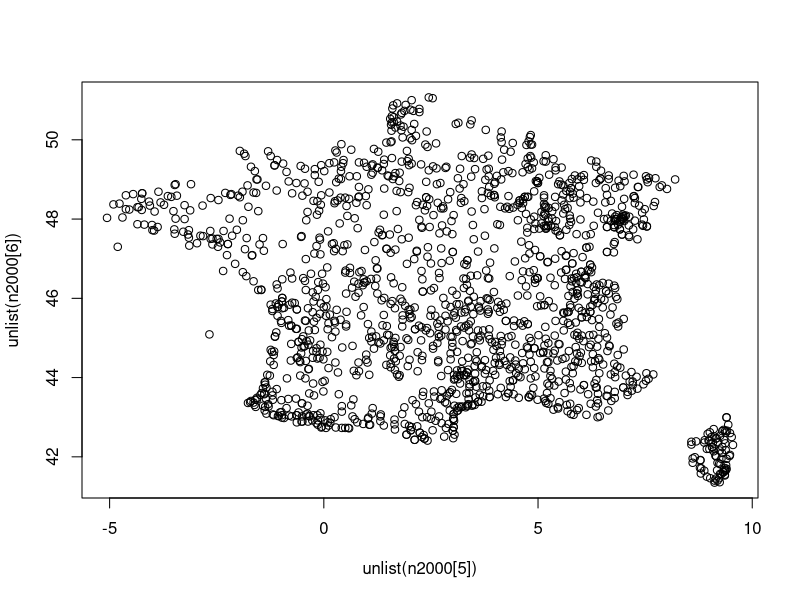
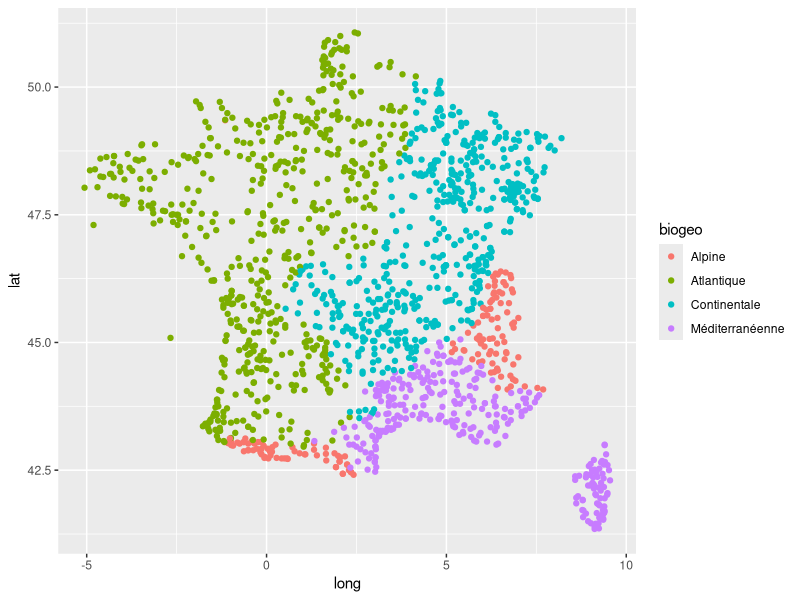
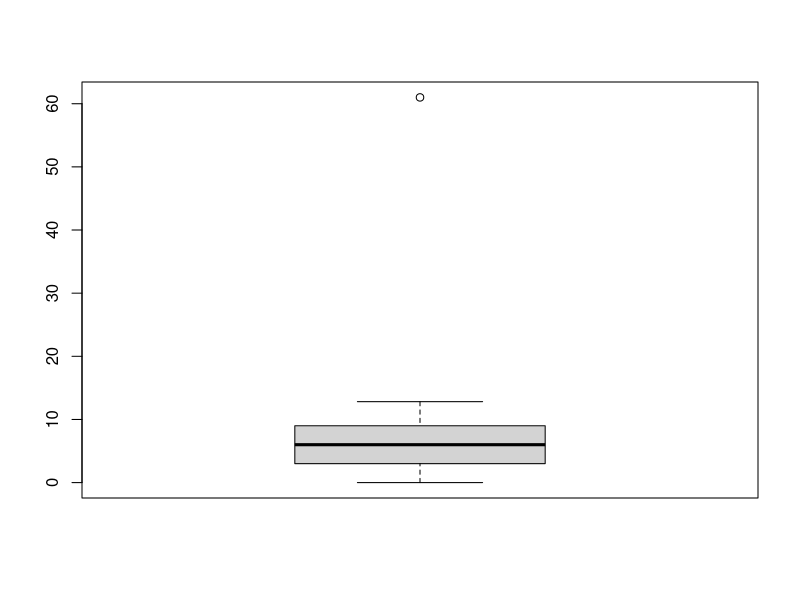
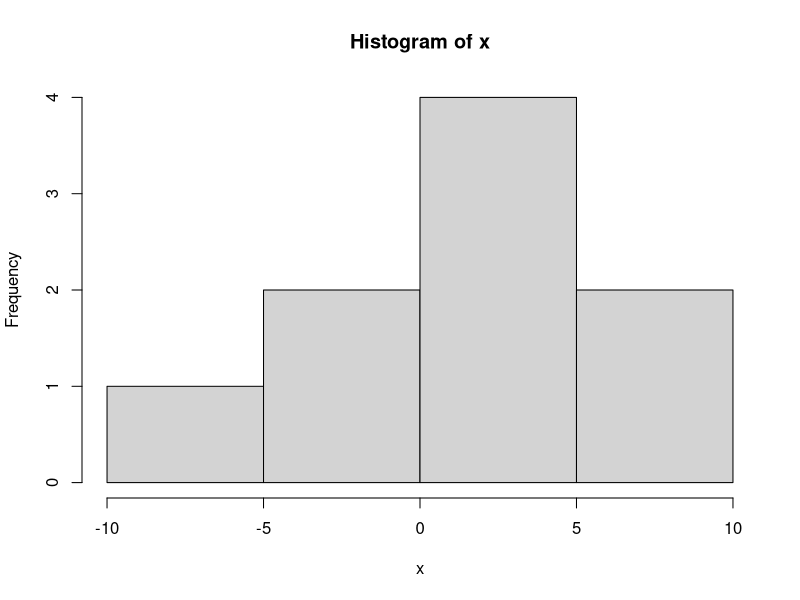
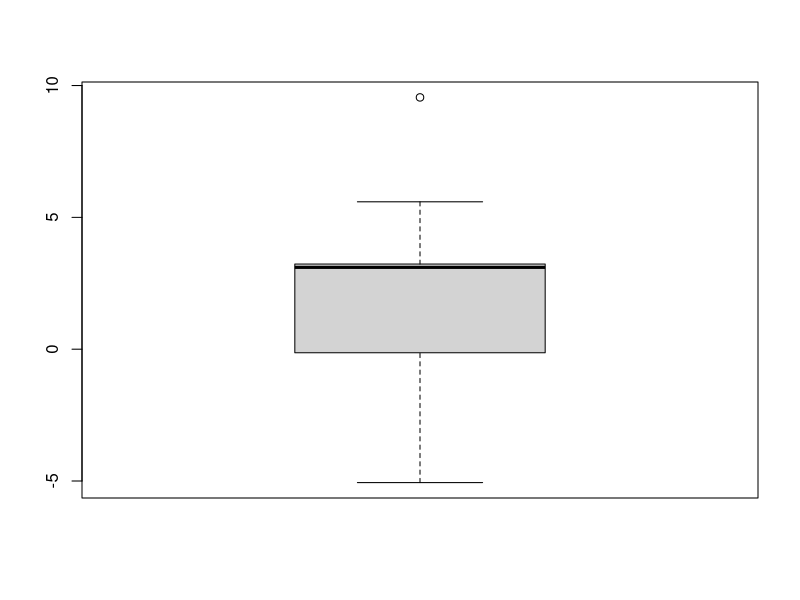
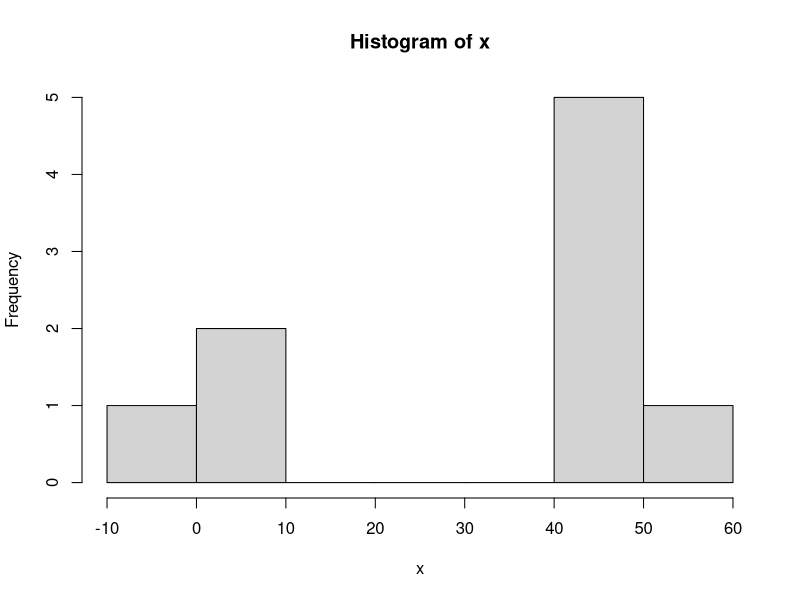
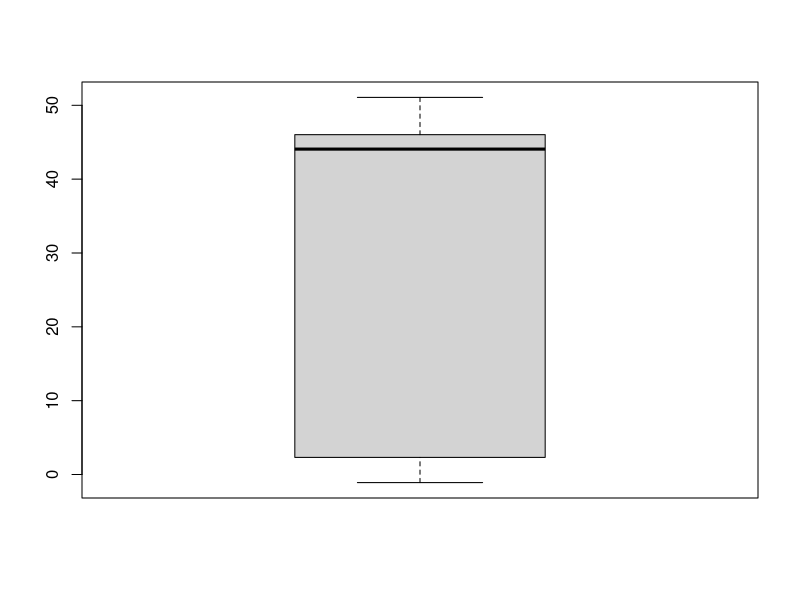
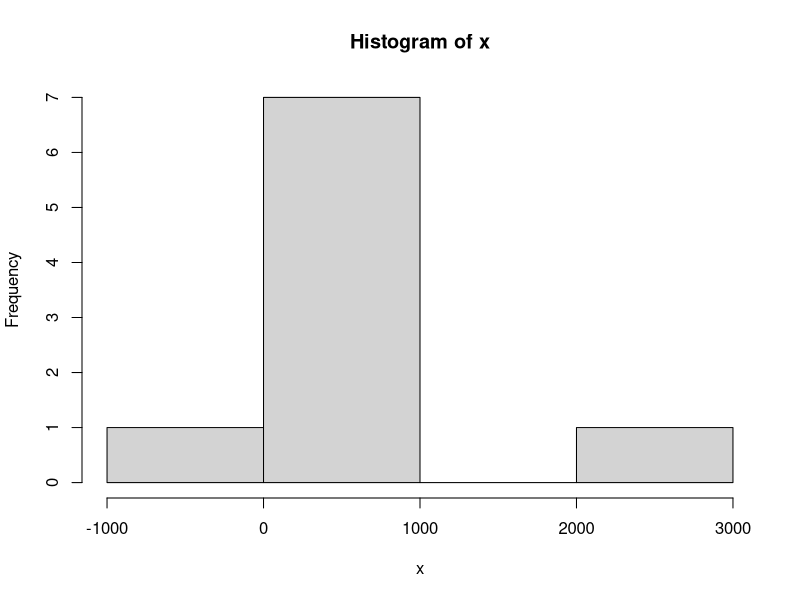

Source code (R) for these figures, in order: (Note: this script raises an error after producing the figures.)
## ---- chunk 1
library(ggplot2)
library(tidyverse)
n2000  <- read.csv("n2000.csv",sep = ";", encoding = "latin1")
plot(unlist(n2000[5]),unlist(n2000[6]))
## ---- chunk 2
ggplot(data= n2000)+
  aes(x = long,
      y = lat,
      color = biogeo) + 
  geom_point()
## ---- chunk 3
skewness  <- function(x) {
  n <- length(x)
  mean_x <- mean(x)
  sd_x <- sd(x)
  skew <- sum((x - mean_x)^3) / (n * sd_x^3)
  return(skew)
}

kurtosis <- function(x) {
  n <- length(x)
  mean_x <- mean(x)
  sd_x <- sd(x)
  kurt <- sum((x - mean_x)^4) / (n * sd_x^4) - 3
  return(kurt)
}


n2000_apply <- sapply(n2000,is.numeric)
n2000_summary <- n2000[n2000_apply]
n2000_summary <- n2000 |>
  select(surf,long,lat,alt,nbcom,activplus,activmoins)

n2000_summary <- n2000_summary[-1]

summary_results <- lapply(n2000_summary, function(x) {c(summary(x),skewness = skewness(x),kurtosis = kurtosis(x), sd=sd(x))})

boxplot(x=unlist(summary_results[5]))

lapply(summary_results, function(x) {c(hist(x=x,breaks=4),boxplot(x=x))})
## ---- chunk 4
unlisted_n2000 <- unlist(n2000);
table_n2000 <- table(unlisted_n2000)

effectif <-c(table_n2000["Alpine"],table_n2000["Atlantique"],table_n2000["Continentale"],table_n2000["Méditerranéenne"])

total_pc <- sum(effectif)/100

effreq <- df <- data.frame(
  effectifs = effectif,
  fréquences = c(table_n2000["Alpine"]/total_pc, table_n2000["Atlantique"]/total_pc, table_n2000["Continentale"]/total_pc,table_n2000["Méditerranéenne"]/total_pc)
)

s_alpine <-0
s_atlantique<-0
s_continental <- 0
s_medi<-0
longueur <- lengths(n2000[1])
for (i in 1:longueur) {
  if (n2000[i,9] == "Alpine"){
    s_alpine <- s_alpine+ n2000[i,4]
  }
  else if (n2000[i,9] == "Atlantique"){
    s_atlantique <- s_atlantique+ n2000[i,4]
  }
  else if (n2000[i,9] == "Continentale") {
    s_continental <- s_continental + n2000[i,4]
  }
  else if (n2000[i,9] == "Méditerranéenne") {
    s_medi <- s_medi + n2000[i,4]
  }
}
s_total_p<-(s_alpine+s_atlantique+s_continental+s_medi)/100

tsurface <- df <- data.frame(
  surface = c(s_alpine,s_atlantique,s_continental,s_medi),
  pourcentage = c(s_alpine/s_total_p, s_atlantique/s_total_p, s_continental/s_total_p,s_medi/s_total_p)
)
rownames(tsurface) <- c("Alpine", "Atlantique", "Continentale", "Méditerranéenne")

noms_barres <- c("Alpine", "Atlantique", "Continentale", "Méditerranéenne")


barplot(unlist(effreq[1]), horiz = TRUE, 
        names.arg = noms_barres, 
        main = "Zones N2000 selon les catégories géobiologiques",
        las = 1)

barplot(unlist(tsurface[1]), 
        names.arg = noms_barres, 
        main = "Zones N2000 selon les catégories géobiologiques",
        las = 1)

effreq_tibble <- as_tibble(effreq)
effreq_tibble <- effreq_tibble |>
  add_column( noms_barres, .before = 1)

tsurface_tibble <- as_tibble(tsurface)
tsurface_tibble <- tsurface_tibble |>
  add_column( noms_barres, .before = 1)

ggplot(data = effreq) +
 aes(x = noms_barres,
     y=effectif) +
 geom_col() 

ggplot(data = tsurface_tibble) +
 aes(x = noms_barres,
     y=surface) +
 geom_col() 
## ---- chunk 5
#pour rappel n_2000_summary est équivalent à toutes les données quantitatives de n2000 qui nous interressent,
cor(x=n2000_summary)
pairs(x=n2000_summary)

library(GGally)
ggpairs(n2000_summary)

for (i in 1:(ncol(n2000_summary) - 1)) {
  for (j in (i + 1):ncol(n2000_summary)) {
    cor.test(n2000_summary[,i], n2000_summary[,j])# on peut le print
  }
}

## ---- chunk 6
lm(formula = n2$activmoins ~n2$activplus)
plot(x = n2$activmoins, y = n2$activplus,abline(lm(formula = n2$activmoins ~n2$activplus)))
## ---- chunk 7
intervalles <- c(1, 3, 6, 11, 21,Inf)
n2$classes <- cut(n2$nbcom, breaks = intervalles, labels = c("1 ou 2 communes", "3 à 5 communes", "6 à 10 communes", "11 à 20 communes","21 communes ou plus"))
t_con <- table(n2$classes,n2000$biogeo)
barplot(t_con)

n <- c(mean(n2$surf))
c(mean(n2$surf,group = n2$biogeo))

var(x = n2$surf,y = n2$nbcom)

######################################
# Définition de la fonction varp pour calculer la variance de population
varp <- function(x) {
  n <- length(x)
  mean_x <- mean(x)
  sum_squares <- sum((x - mean_x)^2)
  variance <- sum_squares / n
  return(variance)
}

# Exemple de données (remplacez avec vos propres données)
data <- data.frame(surf = c(10, 20, 15, 25, 30),
                   libgeo = c("A", "A", "B", "B", "C"))

# Calcul des moyennes et des variances de surf selon les niveaux de libgeo
means <- tapply(data$surf, data$libgeo, mean)
variances <- tapply(data$surf, data$libgeo, varp)

# Affichage des résultats
result <- data.frame(libgeo = names(means), moyenne_surf = means, variance_surf = variances)
print(result)


